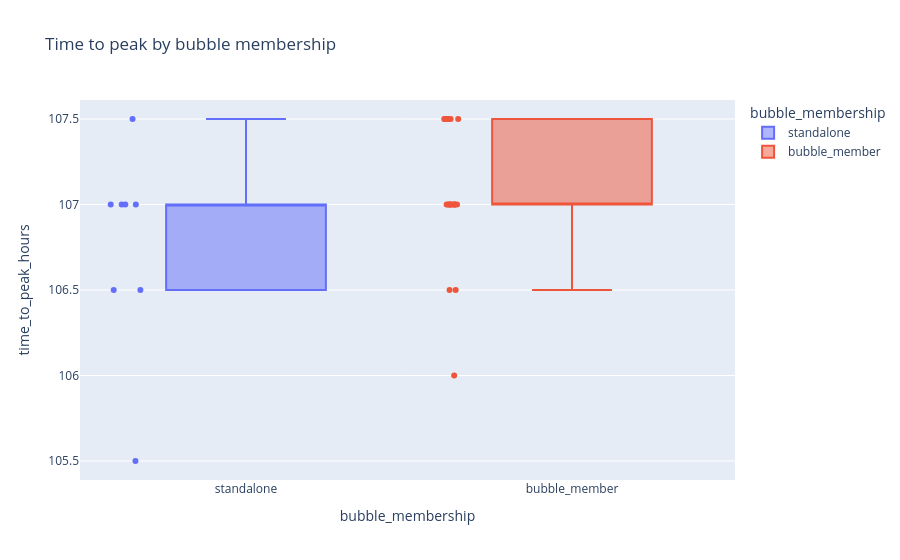

Write notebook code for a chart like this one.
### Code cell
bubble_df = analysis.loc[analysis["unit_id"].notna()].copy()
bubble_df["unit_id"] = bubble_df["unit_id"].astype(int)
bubble_df["state_label"] = bubble_df["state_id"] + " | unit " + bubble_df["unit_id"].astype(str)

px.box(
    bubble_df,
    x="bubble_membership",
    y="time_to_peak_hours",
    color="bubble_membership",
    points="all",
    hover_name="state_label",
    title="Time to peak by bubble membership",
)

### Figure 1 — Plotly figure (JSON) as saved in the notebook; plotly's stock layout.template omitted (floating-point values rounded to 4 significant figures)
{"data": [{"alignmentgroup": "True", "boxpoints": "all", "hovertemplate": "<b>%{hovertext}</b><br><br>bubble_membership=%{x}<br>time_to_peak_hours=%{y}<extra></extra>", "hovertext": ["S001_unit_5 | unit 5", "S002_unit_7 | unit 7", "S004_unit_8 | unit 8", "S005_unit_12 | unit 12", "S006_unit_15 | unit 15", "S012_unit_14 | unit 14", "S013_unit_10 | unit 10", "S023_unit_27 | unit 27"], "legendgroup": "standalone", "marker": {"color": "#636efa"}, "name": "standalone", "notched": false, "offsetgroup": "standalone", "orientation": "v", "showlegend": true, "type": "box", "x": ["standalone", "standalone", "standalone", "standalone", "standalone", "standalone", "standalone", "standalone"], "x0": " ", "xaxis": "x", "y": [107.0, 106.5, 107.0, 107.0, 107.5, 107.0, 106.5, 105.5], "y0": " ", "yaxis": "y"}, {"alignmentgroup": "True", "boxpoints": "all", "hovertemplate": "<b>%{hovertext}</b><br><br>bubble_membership=%{x}<br>time_to_peak_hours=%{y}<extra></extra>", "hovertext": ["S003_unit_20 | unit 20", "S007_unit_22 | unit 22", "S008_unit_6 | unit 6", "S009_unit_23 | unit 23", "S010_unit_18 | unit 18", "S011_unit_1 | unit 1", "S014_unit_11 | unit 11", "S015_unit_2 | unit 2", "S016_unit_26 | unit 26", "S017_unit_4 | unit 4", "S018_unit_19 | unit 19", "S019_unit_13 | unit 13", "S020_unit_21 | unit 21", "S021_unit_9 | unit 9", "S022_unit_16 | unit 16", "S024_unit_3 | unit 3", "S025_unit_24 | unit 24", "S026_unit_25 | unit 25", "S027_unit_17 | unit 17"], "legendgroup": "bubble_member", "marker": {"color": "#EF553B"}, "name": "bubble_member", "notched": false, "offsetgroup": "bubble_member", "orientation": "v", "showlegend": true, "type": "box", "x": ["bubble_member", "bubble_member", "bubble_member", "bubble_member", "bubble_member", "bubble_member", "bubble_member", "bubble_member", "bubble_member", "bubble_member", "bubble_member", "bubble_member", "bubble_member", "bubble_member", "bubble_member", "bubble_member", "bubble_member", "bubble_member", "bubble_member"], "x0": " ", "xaxis": "x", "y": [107.0, 107.0, 107.0, 107.5, 107.5, 107.5, 107.5, 107.0, 107.0, 107.0, 107.0, 107.0, 107.0, 107.5, 107.5, 107.0, 106.5, 106.5, 106.0], "y0": " ", "yaxis": "y"}], "layout": {"boxmode": "overlay", "legend": {"title": {"text": "bubble_membership"}, "tracegroupgap": 0}, "title": {"text": "Time to peak by bubble membership"}, "xaxis": {"anchor": "y", "categoryarray": ["standalone", "bubble_member"], "categoryorder": "array", "domain": [0, 1], "title": {"text": "bubble_membership"}}, "yaxis": {"anchor": "x", "domain": [0, 1], "title": {"text": "time_to_peak_hours"}}}}
